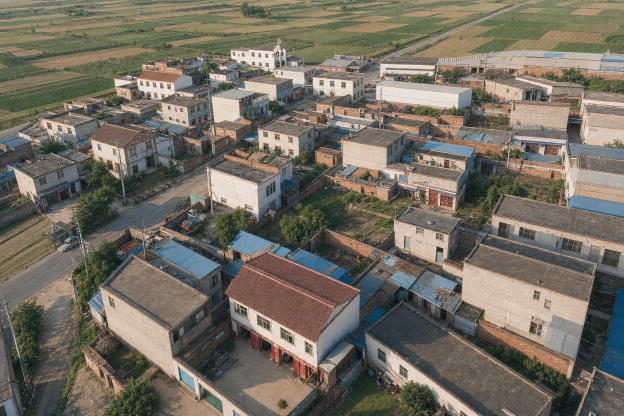
#> input picture builder/sample-views/village-material-image-rear165.jpg, 1248 x 832 px (shown at 1/2 size)
$ python -i minimax_h3_orbit.py   (imports and definitions only)
#> lines starting #> are read from the running program, lines starting #| are printed output that depends on the picture; after the words box and inside, x2 and y2 are one past the last pixel; in counts of white or black regions, pixels touching at a corner belong together
#> further down, picture is the input picture: PIL image 1248x832 RGB; mean R, G, B 115.1, 109.1, 97.9
"""Generate smooth 360-degree or wide-arc aerial orbit videos from a reference photo via MiniMax-H3 ComfyUI."""

import argparse
import io
import json
import os
import sys
import time
import urllib.parse
from pathlib import Path

import cv2
import numpy as np
import requests
from PIL import Image

ROOT = Path(__file__).resolve().parents[2]
if str(ROOT) not in sys.path:
    sys.path.insert(0, str(ROOT))
from refinement import minimax_h3_image as mm_img  # noqa: E402


DEFAULT_MODELS = {
    "unet": "minimax_h3_fl2va_pruned_int8_convrot.safetensors",
    "clip": "qwen3vl_32b_minimax_h3_int8_convrot.safetensors",
    "video_vae": "minimax_h3_video_vae_int8_convrot.safetensors",
    "audio_vae": "minimax_h3_audio_vae_fp32.safetensors",
    "turbo_lora": "minimax_h3_fl2v_turbo_8step_v1.0_comfyui_bf16.safetensors",
}


# [6 lines left out: function snap_length, not called in this run]


def snap_dimension(value: int) -> int:
    """Round width/height to nearest multiple of 32 >= 32."""
    return max(32, int(round(value / 32) * 32))


def clean_watermark(image: Image.Image, box: tuple[float, float, float, float] | None = None) -> Image.Image:
    """Inpaint a corner watermark (default: bottom-right 14% x 12%) without touching the rest of the frame."""
    rgb = np.asarray(image.convert("RGB")).copy()
    h, w = rgb.shape[:2]
#> h = 832; w = 1248
    x0_f, y0_f, x1_f, y1_f = box if box is not None else (0.86, 0.88, 1.0, 1.0)
    x0 = int(np.clip(round(x0_f * w), 0, w - 1))
#> x0 = 1073
    y0 = int(np.clip(round(y0_f * h), 0, h - 1))
#> y0 = 732
    x1 = int(np.clip(round(x1_f * w), x0 + 1, w))
#> x1 = 1248
    y1 = int(np.clip(round(y1_f * h), y0 + 1, h))
#> y1 = 832
    mask = np.zeros((h, w), dtype=np.uint8)
    mask[y0:y1, x0:x1] = 255
    bgr = cv2.cvtColor(rgb, cv2.COLOR_RGB2BGR)
    repaired = cv2.inpaint(bgr, mask, inpaintRadius=5, flags=cv2.INPAINT_TELEA)
    out = rgb
    out[y0:y1, x0:x1] = cv2.cvtColor(repaired, cv2.COLOR_BGR2RGB)[y0:y1, x0:x1]
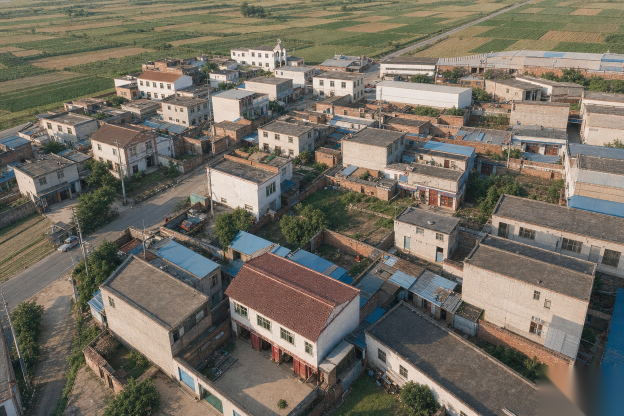
#> out: shape (832, 1248, 3) (shown at 1/2 size); 1.69% of pixels changed, all inside (x1, y1, x2, y2) = (1073, 732, 1248, 832)
    return Image.fromarray(out)


# [404 lines left out: functions default_orbit_prompt, build_workflow, upload_image, submit_and_wait, download_video_output, run_orbit_generation and 3 more, not called in this run]


# [2 lines not run here, left out]

>>> from PIL import Image
>>> picture = Image.open('../../builder/sample-views/village-material-image-rear165.jpg')
>>> result = clean_watermark(picture)

$ run again, on builder/sample-views/village-orbit-image-left110-overlay.jpg
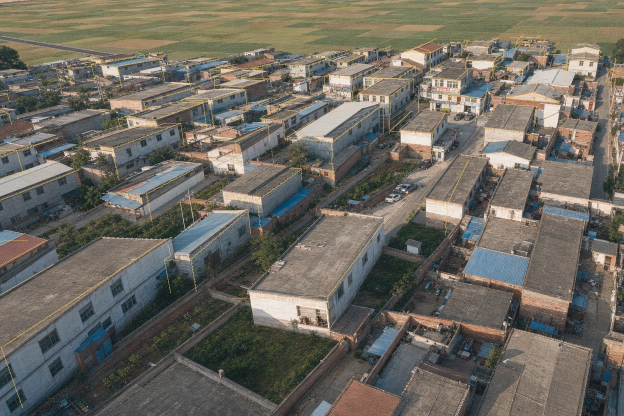
#> input picture builder/sample-views/village-orbit-image-left110-overlay.jpg, 1248 x 832 px (shown at 1/2 size)
#> picture is the input picture: PIL image 1248x832 RGB; mean R, G, B 108.7, 105, 96.4
#> in clean_watermark, `out[y0:y1, x0:x1] = cv2.cvtColor(repaired, cv2.COLOR_BGR2RGB)[y0:y1, x..`:
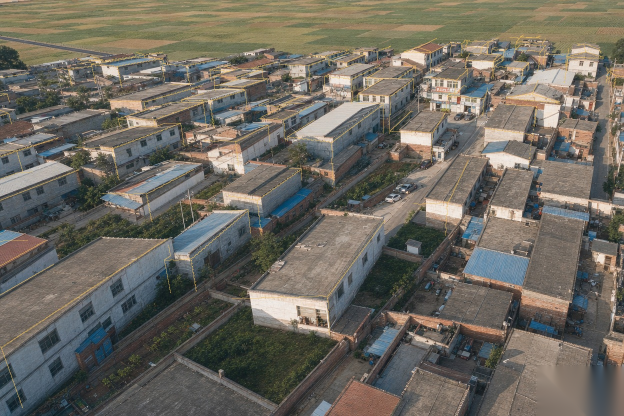
#> out: shape (832, 1248, 3) (shown at 1/2 size); 1.68% of pixels changed, all inside (x1, y1, x2, y2) = (1073, 732, 1248, 832)

$ run again, on builder/sample-views/village-orbit-image-left150-guide.jpg
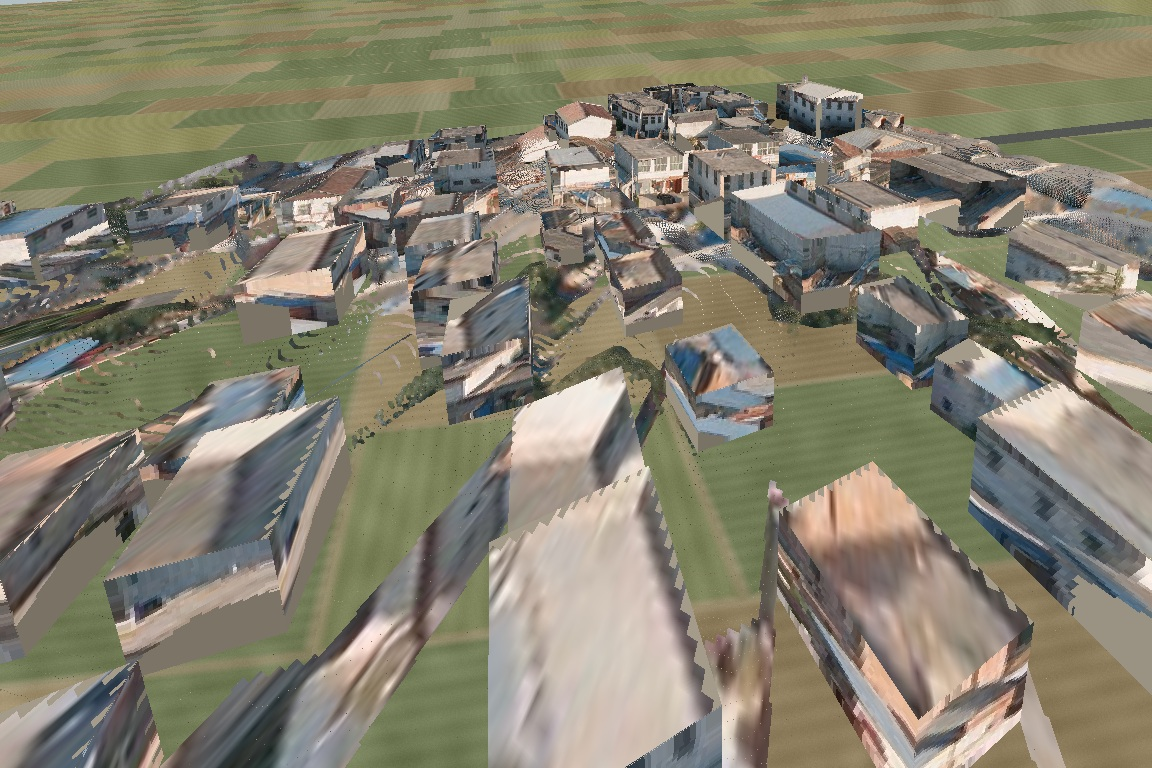
#> input picture builder/sample-views/village-orbit-image-left150-guide.jpg, 1152 x 768 px
#> picture is the input picture: PIL image 1152x768 RGB; mean R, G, B 133.6, 129.2, 111.4
#> in clean_watermark, `out[y0:y1, x0:x1] = cv2.cvtColor(repaired, cv2.COLOR_BGR2RGB)[y0:y1, x..`:
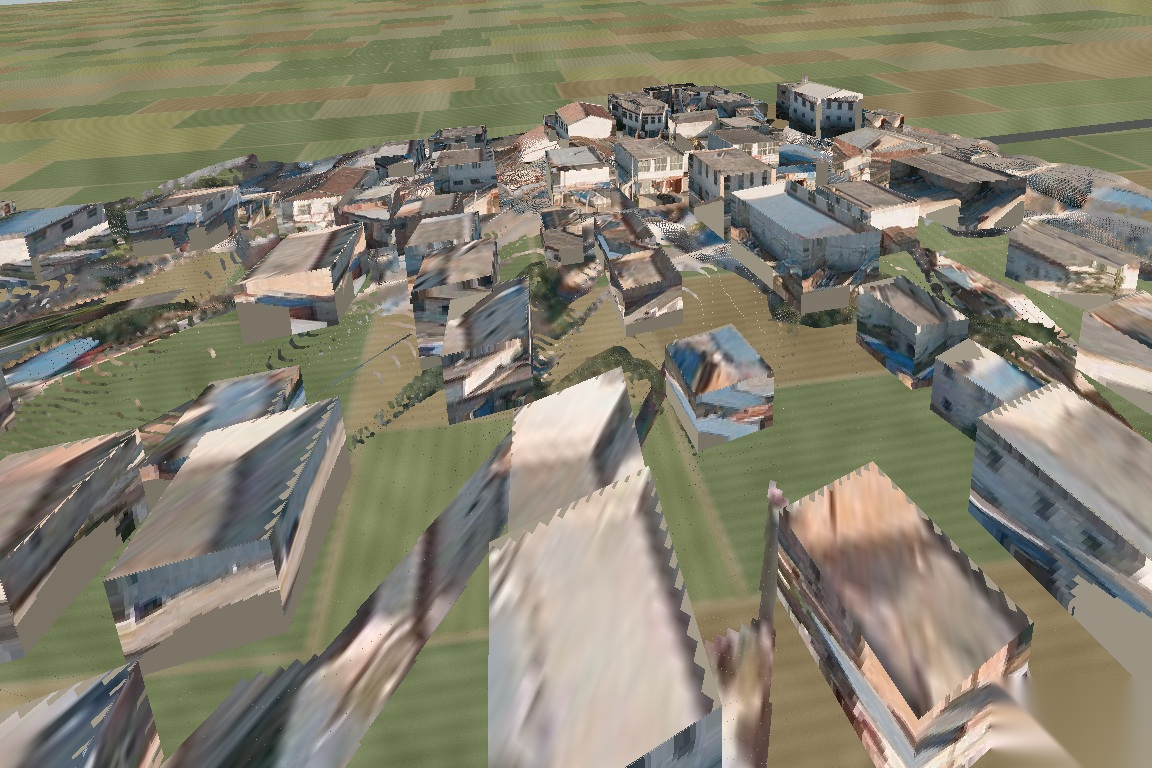
#> out: shape (768, 1152, 3); 1.66% of pixels changed, all inside (x1, y1, x2, y2) = (991, 676, 1152, 768)
